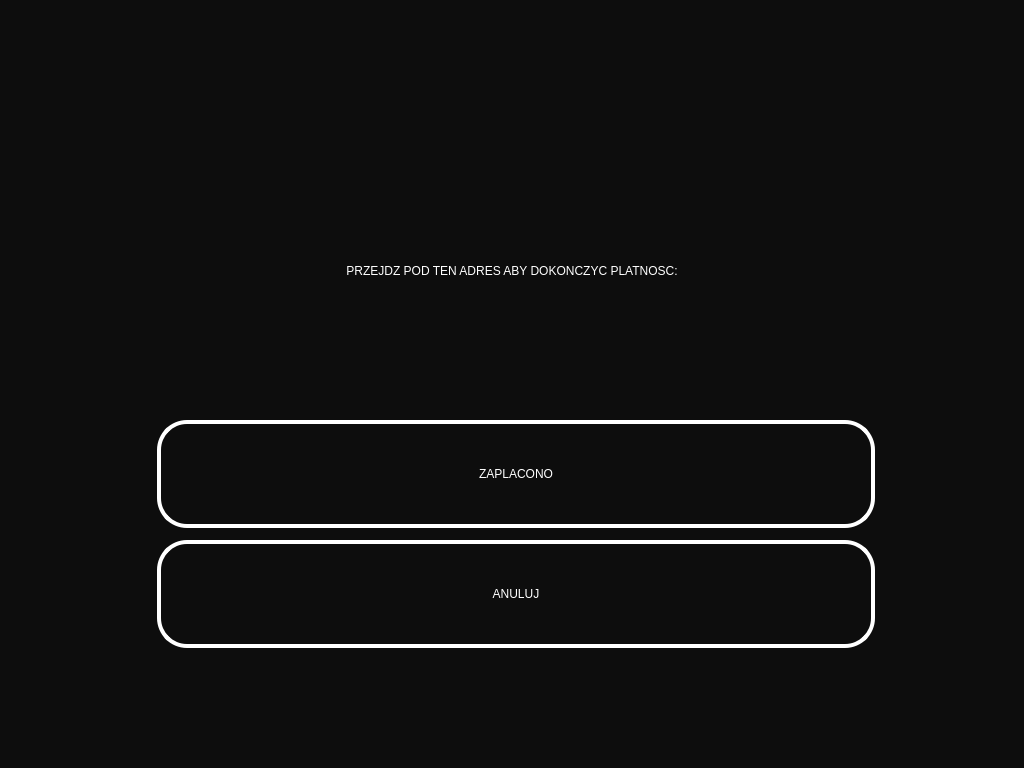
<?xml version="1.0" encoding="UTF-8"?>
<ui version="4.0">
 <class>OnlinePaymentScreen</class>
 <widget class="QDialog" name="OnlinePaymentScreen">
  <property name="geometry">
   <rect>
    <x>0</x>
    <y>0</y>
    <width>1024</width>
    <height>768</height>
   </rect>
  </property>
  <property name="windowTitle">
   <string>Dialog</string>
  </property>
  <property name="styleSheet">
   <string notr="true">background-color: rgb(13, 13, 13);</string>
  </property>
  <widget class="QPushButton" name="zaplacono">
   <property name="geometry">
    <rect>
     <x>157</x>
     <y>420</y>
     <width>718</width>
     <height>108</height>
    </rect>
   </property>
   <property name="minimumSize">
    <size>
     <width>718</width>
     <height>108</height>
    </size>
   </property>
   <property name="maximumSize">
    <size>
     <width>718</width>
     <height>108</height>
    </size>
   </property>
   <property name="styleSheet">
    <string notr="true">background-color: rgb(13, 13, 13);
border-style: solid;
border-width:4px;
border-radius:30px;
border-color: white;
max-width:710px;
max-height:100px;
min-width:710px;
min-height:100px;

font: 75 30pt &quot;Tahoma&quot;;
color: rgb(255, 255, 255);</string>
   </property>
   <property name="text">
    <string>ZAPLACONO</string>
   </property>
  </widget>
  <widget class="QPushButton" name="anuluj">
   <property name="geometry">
    <rect>
     <x>157</x>
     <y>540</y>
     <width>718</width>
     <height>108</height>
    </rect>
   </property>
   <property name="minimumSize">
    <size>
     <width>718</width>
     <height>108</height>
    </size>
   </property>
   <property name="maximumSize">
    <size>
     <width>718</width>
     <height>108</height>
    </size>
   </property>
   <property name="styleSheet">
    <string notr="true">background-color: rgb(13, 13, 13);
border-style: solid;
border-width:4px;
border-radius:30px;
border-color: white;
max-width:710px;
max-height:100px;
min-width:710px;
min-height:100px;

font: 75 30pt &quot;Tahoma&quot;;
color: rgb(255, 255, 255);</string>
   </property>
   <property name="text">
    <string>ANULUJ</string>
   </property>
  </widget>
  <widget class="QLabel" name="komunikat">
   <property name="geometry">
    <rect>
     <x>12</x>
     <y>230</y>
     <width>1000</width>
     <height>81</height>
    </rect>
   </property>
   <property name="styleSheet">
    <string notr="true">font: 75 26pt &quot;Tahoma&quot;;
color: rgb(255, 255, 255);</string>
   </property>
   <property name="text">
    <string>PRZEJDZ POD TEN ADRES ABY DOKONCZYC PLATNOSC:</string>
   </property>
   <property name="alignment">
    <set>Qt::AlignCenter</set>
   </property>
  </widget>
  <widget class="QLabel" name="adres">
   <property name="geometry">
    <rect>
     <x>12</x>
     <y>320</y>
     <width>1000</width>
     <height>81</height>
    </rect>
   </property>
   <property name="styleSheet">
    <string notr="true">font: 75 30pt &quot;Tahoma&quot;;
color: rgb(255, 255, 255);</string>
   </property>
   <property name="text">
    <string/>
   </property>
   <property name="alignment">
    <set>Qt::AlignCenter</set>
   </property>
  </widget>
  <widget class="QLabel" name="status">
   <property name="geometry">
    <rect>
     <x>20</x>
     <y>650</y>
     <width>1000</width>
     <height>81</height>
    </rect>
   </property>
   <property name="styleSheet">
    <string notr="true">font: 75 30pt &quot;Tahoma&quot;;
color: rgb(255, 255, 255);</string>
   </property>
   <property name="text">
    <string/>
   </property>
   <property name="alignment">
    <set>Qt::AlignCenter</set>
   </property>
  </widget>
 </widget>
 <resources/>
 <connections/>
</ui>
